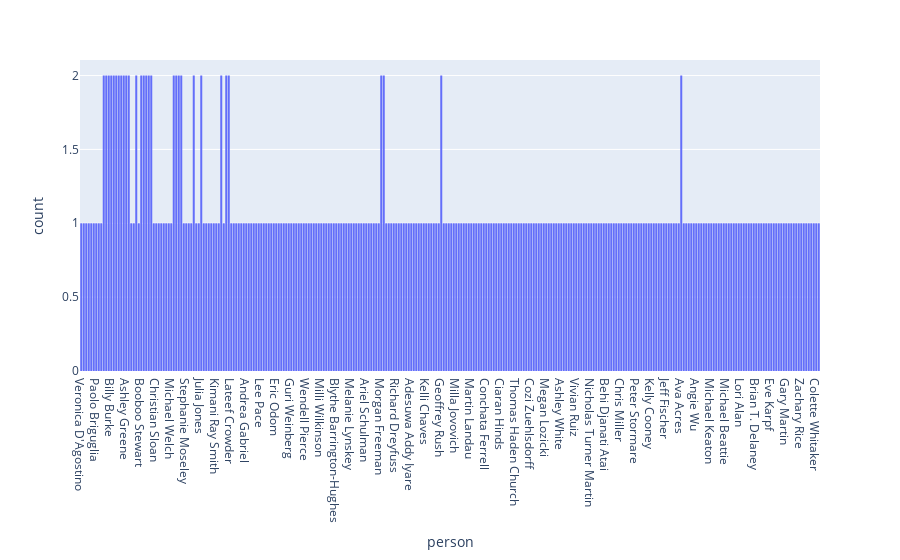

Write notebook code for a chart like this one.
### Code cell
px.histogram(data_frame=acting_credits,x='person')

### Figure 1 — Plotly figure (JSON) as saved in the notebook; plotly's stock layout.template omitted (floating-point values rounded to 4 significant figures; data arrays with more than 128 entries replaced by an {"elided": "..."} marker saying what was removed)
{"data": [{"alignmentgroup": "True", "bingroup": "x", "hovertemplate": "person=%{x}<br>count=%{y}<extra></extra>", "legendgroup": "", "marker": {"color": "#636efa", "pattern": {"shape": ""}}, "name": "", "offsetgroup": "", "orientation": "v", "showlegend": false, "type": "histogram", "x": {"elided": "326 str values"}, "xaxis": "x", "yaxis": "y"}], "layout": {"barmode": "relative", "legend": {"tracegroupgap": 0}, "margin": {"t": 60}, "xaxis": {"anchor": "y", "domain": [0, 1], "title": {"text": "person"}}, "yaxis": {"anchor": "x", "domain": [0, 1], "title": {"text": "count"}}}}
